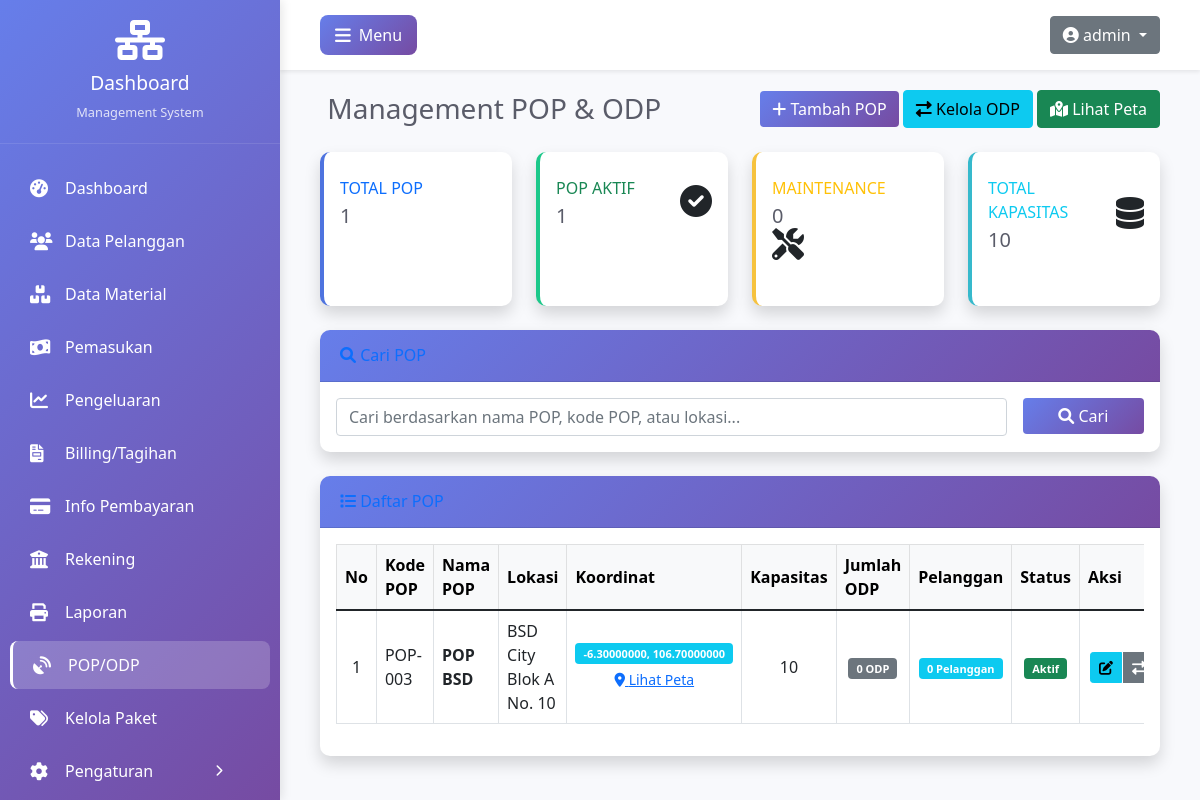
Page /views/pop/index.php (signed in) on the committed database.
### tables this page shows
CREATE TABLE `pop` (
  `id` int NOT NULL,
  `kode_pop` varchar(20) NOT NULL,
  `nama_pop` varchar(100) NOT NULL,
  `lokasi` text,
  `latitude` decimal(10,8) DEFAULT NULL,
  `longitude` decimal(11,8) DEFAULT NULL,
  `alamat` text,
  `kapasitas` int DEFAULT '0',
  `status` enum('aktif','maintenance','nonaktif') DEFAULT 'aktif',
  `keterangan` text,
  `created_at` timestamp NULL DEFAULT CURRENT_TIMESTAMP,
  `updated_at` timestamp NULL DEFAULT CURRENT_TIMESTAMP ON UPDATE CURRENT_TIMESTAMP
);

### views/pop/index.php (the view, shortened to what this page needs)
<?php
$database = new Database();
$db = $database->getConnection();
$search = isset($_GET['search']) ? $_GET['search'] : '';
$page = isset($_GET['page']) ? (int)$_GET['page'] : 1;
$limit = 10;
$offset = ($page - 1) * $limit;
$query = "SELECT p.*,
          (SELECT COUNT(*) FROM odp WHERE pop_id = p.id) as jumlah_odp,
          (SELECT COUNT(*) FROM pelanggan WHERE pop_id = p.id) as jumlah_pelanggan
          FROM pop p";
$query .= " ORDER BY p.id DESC LIMIT :limit OFFSET :offset";
$stmt = $db->prepare($query);
$stmt->bindParam(':limit', $limit, PDO::PARAM_INT);
$stmt->bindParam(':offset', $offset, PDO::PARAM_INT);
$stmt->execute();
$stats_query = "SELECT
                    COUNT(*) as total_pop,
                    SUM(CASE WHEN status = 'aktif' THEN 1 ELSE 0 END) as aktif,
                    SUM(CASE WHEN status = 'maintenance' THEN 1 ELSE 0 END) as maintenance,
                    SUM(CASE WHEN status = 'nonaktif' THEN 1 ELSE 0 END) as nonaktif,
                    SUM(kapasitas) as total_kapasitas
                FROM pop";
$stats_stmt = $db->prepare($stats_query);
$stats_stmt->execute();
$stats = $stats_stmt->fetch(PDO::FETCH_ASSOC);
require_once '../../includes/header.php';
?>
<div class="container-fluid">
    <div class="d-sm-flex align-items-center justify-content-between mb-4">
        <h1 class="h3 mb-0 text-gray-800">
            <i class="fas fa-tower-cell"></i> Management POP & ODP
        </h1>
        <div>
            <button type="button" class="btn btn-primary" data-bs-toggle="modal" data-bs-target="#addPopModal">
                <i class="fas fa-plus"></i> Tambah POP
            </button>
            <a href="odp.php" class="btn btn-info">
                <i class="fas fa-exchange-alt"></i> Kelola ODP
            </a>
            <button class="btn btn-success" onclick="window.location.href='map.php'">
                <i class="fas fa-map-marked-alt"></i> Lihat Peta
            </button>
        </div>
    </div>
    <div class="row">
        <div class="col-xl-3 col-md-6 mb-4">
            <div class="card border-left-primary shadow h-100 py-2">
                <div class="card-body">
                    <div class="row no-gutters align-items-center">
                        <div class="col mr-2">
                            <div class="text-xs font-weight-bold text-primary text-uppercase mb-1">
                                Total POP</div>
                            <div class="h5 mb-0 font-weight-bold text-gray-800">
                                <?php echo number_format($stats['total_pop']); ?>
                            </div>
                        </div>
                        <div class="col-auto">
                        </div>
                    </div>
                </div>
            </div>
        </div>
        <div class="col-xl-3 col-md-6 mb-4">
            <div class="card border-left-success shadow h-100 py-2">
                <div class="card-body">
                    <div class="row no-gutters align-items-center">
                        <div class="col mr-2">
                            <div class="text-xs font-weight-bold text-success text-uppercase mb-1">
                                POP Aktif</div>
                            <div class="h5 mb-0 font-weight-bold text-gray-800">
                                <?php echo number_format($stats['aktif']); ?>
                            </div>
                        </div>
                        <div class="col-auto">
                            <i class="fas fa-check-circle fa-2x text-gray-300"></i>
                        </div>
                    </div>
                </div>
            </div>
        </div>
        <div class="col-xl-3 col-md-6 mb-4">
            <div class="card border-left-warning shadow h-100 py-2">
                <div class="card-body">
                    <div class="row no-gutters align-items-center">
                        <div class="col mr-2">
                            <div class="text-xs font-weight-bold text-warning text-uppercase mb-1">
                                Maintenance</div>
                            <div class="h5 mb-0 font-weight-bold text-gray-800">
                                <?php echo number_format($stats['maintenance']); ?>
                            </div>
                        </div>
                        <div class="col-auto">
                            <i class="fas fa-tools fa-2x text-gray-300"></i>
                        </div>
                    </div>
                </div>
            </div>
        </div>
        <div class="col-xl-3 col-md-6 mb-4">
            <div class="card border-left-info shadow h-100 py-2">
                <div class="card-body">
                    <div class="row no-gutters align-items-center">
                        <div class="col mr-2">
                            <div class="text-xs font-weight-bold text-info text-uppercase mb-1">
                                Total Kapasitas</div>
                            <div class="h5 mb-0 font-weight-bold text-gray-800">
                                <?php echo number_format($stats['total_kapasitas']); ?>
                            </div>
                        </div>
                        <div class="col-auto">
                            <i class="fas fa-database fa-2x text-gray-300"></i>
                        </div>
                    </div>
                </div>
            </div>
        </div>
    </div>
    <div class="card shadow mb-4">
        <div class="card-header py-3">
            <h6 class="m-0 font-weight-bold text-primary">
                <i class="fas fa-search"></i> Cari POP
            </h6>
        </div>
        <div class="card-body">
            <form method="GET" action="" class="row g-3">
                <div class="col-md-10">
                    <input type="text" name="search" class="form-control"
                           placeholder="Cari berdasarkan nama POP, kode POP, atau lokasi..."
                           value="<?php echo htmlspecialchars($search); ?>">
                </div>
                <div class="col-md-2">
                    <button type="submit" class="btn btn-primary w-100">
                        <i class="fas fa-search"></i> Cari
                    </button>
                </div>
            </form>
        </div>
    </div>
    <div class="card shadow mb-4">
        <div class="card-header py-3">
            <h6 class="m-0 font-weight-bold text-primary">
                <i class="fas fa-list"></i> Daftar POP
            </h6>
        </div>
        <div class="card-body">
            <div class="table-responsive">
                <table class="table table-bordered table-hover">
                    <thead class="table-light">
                        <tr>
                            <th width="5%">No</th>
                            <th width="10%">Kode POP</th>
                            <th width="15%">Nama POP</th>
                            <th width="15%">Lokasi</th>
                            <th width="10%">Koordinat</th>
                            <th width="10%">Kapasitas</th>
                            <th width="8%">Jumlah ODP</th>
                            <th width="8%">Pelanggan</th>
                            <th width="8%">Status</th>
                            <th width="11%">Aksi</th>
                        </thead>
                    <tbody>
                        <?php $no = $offset + 1; while($row = $stmt->fetch(PDO::FETCH_ASSOC)): ?>
                        <tr>
                            <td class="text-center"><?php echo $no++; ?></td>
                            <td><?php echo htmlspecialchars($row['kode_pop']); ?></td>
                            <td><strong><?php echo htmlspecialchars($row['nama_pop']); ?></strong></td>
                            <td><?php echo htmlspecialchars($row['lokasi']); ?></td>
                            <td class="text-center">
                                <?php if($row['latitude'] && $row['longitude']): ?>
                                    <span class="badge bg-info">
                                        <?php echo $row['latitude']; ?>, <?php echo $row['longitude']; ?>
                                    </span>
                                    <br>
                                    <a href="map.php?lat=<?php echo $row['latitude']; ?>&lng=<?php echo $row['longitude']; ?>"
                                       target="_blank" class="btn btn-sm btn-link">
                                        <i class="fas fa-map-marker-alt"></i> Lihat Peta
                                    </a>
                                <?php else: ?>
                                    <span class="text-muted">-</span>
                                <?php endif; ?>
                            </td>
                            <td class="text-center"><?php echo number_format($row['kapasitas']); ?></td>
                            <td class="text-center">
                                <span class="badge bg-secondary"><?php echo $row['jumlah_odp'] ?? 0; ?> ODP</span>
                            </td>
                            <td class="text-center">
                                <span class="badge bg-info"><?php echo $row['jumlah_pelanggan'] ?? 0; ?> Pelanggan</span>
                            </td>
                            <td class="text-center">
                                <?php
                                $status_class = [
                                    'aktif' => 'success',
                                    'maintenance' => 'warning',
                                    'nonaktif' => 'secondary'
                                ];
                                $status_badge = $status_class[$row['status']] ?? 'secondary';
                                ?>
                                <span class="badge bg-<?php echo $status_badge; ?>">
                                    <?php echo ucfirst($row['status']); ?>
                                </span>
                            </td>
                            <td class="text-center">
                                <div class="btn-group" role="group">
                                    <button class="btn btn-sm btn-info" onclick="editPop(<?php echo htmlspecialchars(json_encode($row)); ?>)">
                                        <i class="fas fa-edit"></i>
                                    </button>
                                    <a href="odp.php?pop_id=<?php echo $row['id']; ?>" class="btn btn-sm btn-secondary">
                                        <i class="fas fa-exchange-alt"></i>
                                    </a>
                                </div>
                            </td>
                        </tr>
                        <?php endwhile; ?>
                    </tbody>
                </table>
            </div>
        </div>
    </div>
</div>
<?php require_once '../../includes/footer.php'; ?>

### rows in the picture
pop: kode_pop "POP-003", nama_pop "POP BSD", lokasi "BSD City Blok A No. 10", latitude "-6.30000000", longitude "106.70000000", kapasitas "10", jumlah_odp "0", jumlah_pelanggan "0", status "Aktif"

### other values in the picture
$_SESSION['nama_lengkap'] "admin"
$stats['total_pop'] "1"
$stats['aktif'] "1"
$stats['maintenance'] "0"
$stats['total_kapasitas'] "10"
